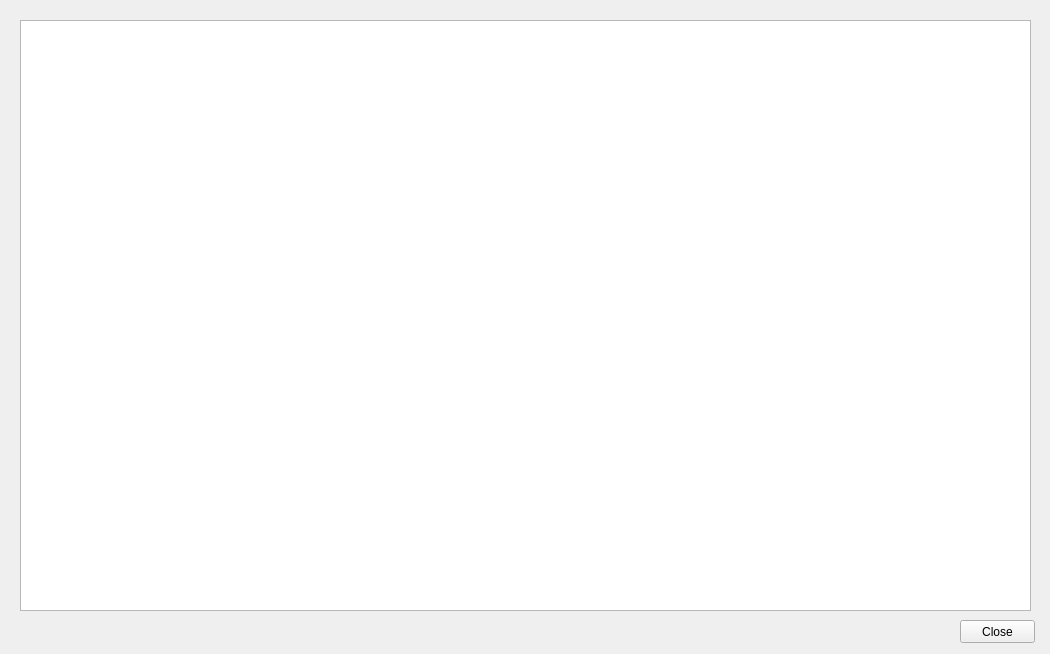
<?xml version="1.0" encoding="UTF-8"?>
<ui version="4.0">
 <class>help</class>
 <widget class="QWidget" name="help">
  <property name="geometry">
   <rect>
    <x>0</x>
    <y>0</y>
    <width>1050</width>
    <height>654</height>
   </rect>
  </property>
  <property name="windowTitle">
   <string>Help for tychoBCG3D</string>
  </property>
  <property name="windowIcon">
   <iconset>
    <normaloff>icons/favicon.ico</normaloff>icons/favicon.ico</iconset>
  </property>
  <widget class="QPushButton" name="pushButton">
   <property name="geometry">
    <rect>
     <x>960</x>
     <y>620</y>
     <width>75</width>
     <height>23</height>
    </rect>
   </property>
   <property name="text">
    <string>Close</string>
   </property>
  </widget>
  <widget class="QTextBrowser" name="textBrowser">
   <property name="geometry">
    <rect>
     <x>20</x>
     <y>20</y>
     <width>1011</width>
     <height>591</height>
    </rect>
   </property>
   <property name="html">
    <string>&lt;!DOCTYPE HTML PUBLIC &quot;-//W3C//DTD HTML 4.0//EN&quot; &quot;http://www.w3.org/TR/REC-html40/strict.dtd&quot;&gt;
&lt;html&gt;&lt;head&gt;&lt;meta name=&quot;qrichtext&quot; content=&quot;1&quot; /&gt;&lt;style type=&quot;text/css&quot;&gt;
p, li { white-space: pre-wrap; }
&lt;/style&gt;&lt;/head&gt;&lt;body style=&quot; font-family:'MS Shell Dlg 2'; font-size:8.25pt; font-weight:400; font-style:normal;&quot;&gt;
&lt;p style=&quot;-qt-paragraph-type:empty; margin-top:0px; margin-bottom:0px; margin-left:0px; margin-right:0px; -qt-block-indent:0; text-indent:0px; font-size:8pt;&quot;&gt;&lt;br /&gt;&lt;/p&gt;&lt;/body&gt;&lt;/html&gt;</string>
   </property>
  </widget>
 </widget>
 <resources/>
 <connections/>
</ui>
